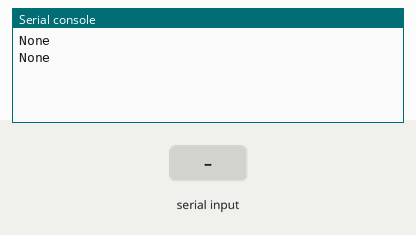
This program was run on a simulated Raspberry Pi Pico running MicroPython. Parts: the last lines printed to the serial console. Inputs (shaded band) come from the test bench.

Above: at 1.2 s.
1.3 s: "1" received over the second serial link
At 2.7 s:
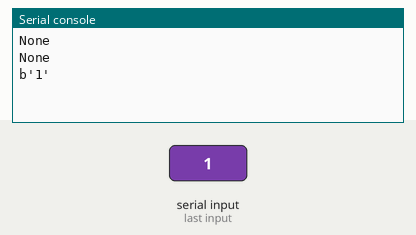
3.5 s: "0" received over the second serial link
At 4.8 s:
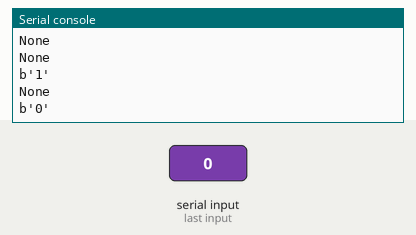
5.0 s: "2" received over the second serial link
At 5.8 s:
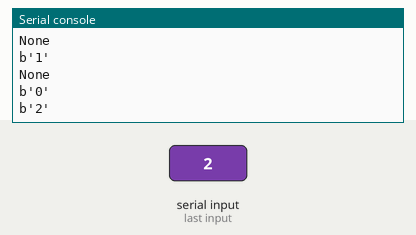

Measured:
- after the input at 1.3 s, the serial console: prints a new line after 0.70 s (image 1)
- after the input at 3.5 s, the serial console: prints a new line after 0.50 s (image 2)
- after the input at 5.0 s, the serial console: prints a new line at once (image 3)

The program:

UART_nano.py
```python
from machine import UART, Pin
import time

uart = UART(0, baudrate=9600, tx=Pin(0), rx=Pin(1))

while True:
   uart.write('hello') # writes 5 bytes
   val = uart.read(5)  # reads up to 5 bytes
   print(val) # prints data
   time.sleep(1)
```
